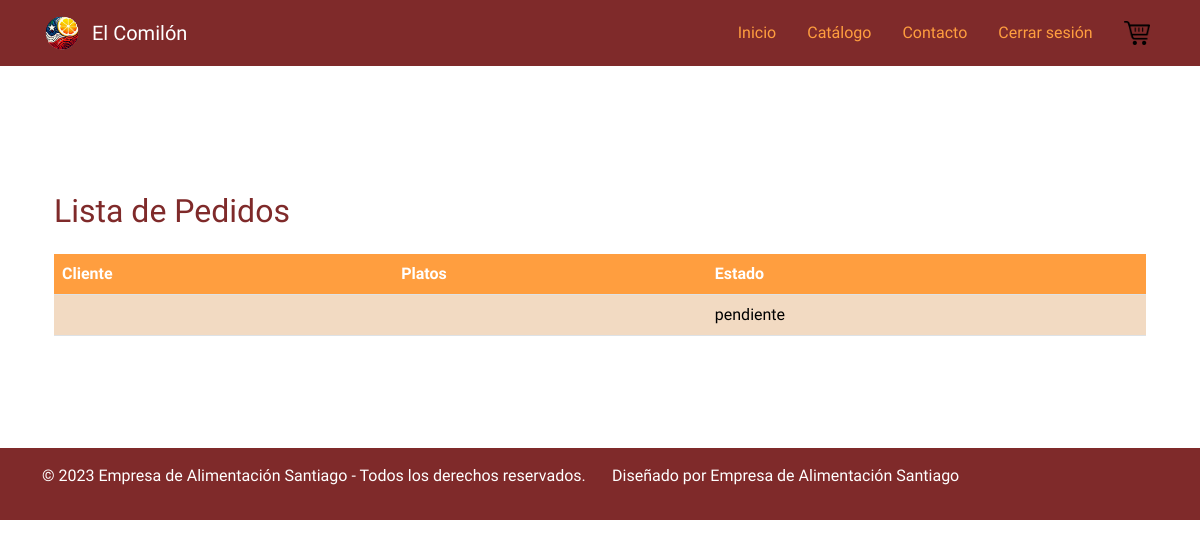
Page /pedidos/ (signed in) on the earlier database version.
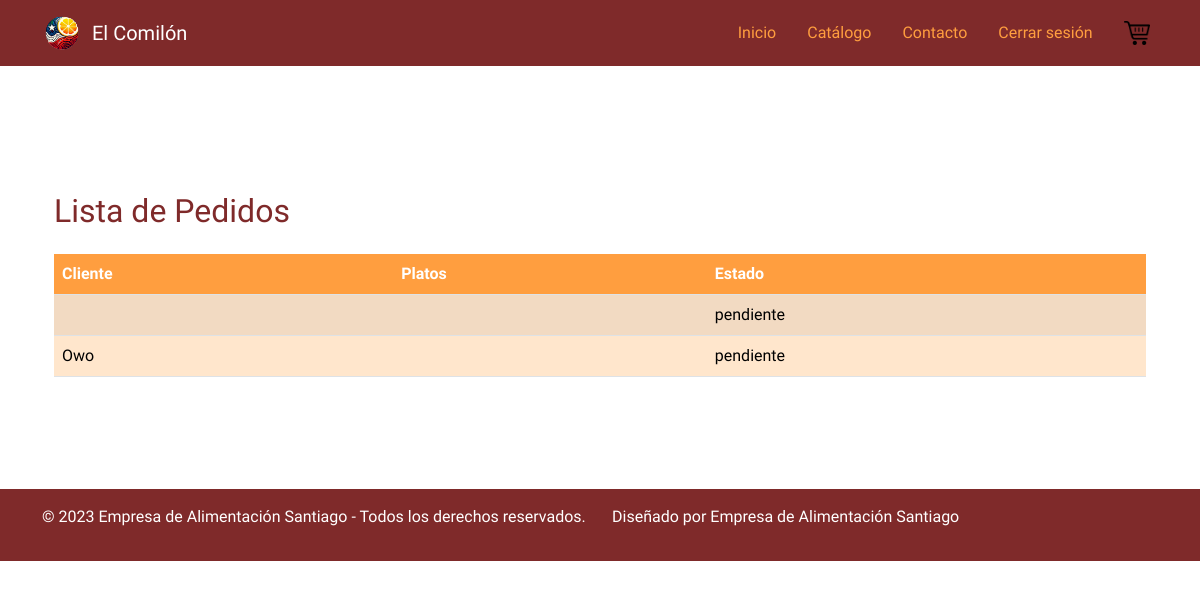
Same page on the later database version.
### gestion_pedidos/models.py (models this page shows, shortened)
class Pedido(models.Model):
    usuario = models.ForeignKey(settings.AUTH_USER_MODEL, on_delete=models.CASCADE, related_name='pedidos')
    ESTADO_PEDIDO = [
        ('pendiente', 'Pendiente'),
        ('en_proceso', 'En Proceso'),
        ('en_camino', 'En Camino'),
        ('entregado', 'Entregado'),
        ('cancelado', 'Cancelado'),
    ]
    cliente = models.ForeignKey(Cliente, on_delete=models.CASCADE, related_name='pedidos', null=True, blank=True)
    platos = models.ManyToManyField(Plato, through='DetallePedido')
    fecha_hora_pedido = models.DateTimeField(default=timezone.now)
    fecha_hora_entrega = models.DateTimeField()
    estado = models.CharField(max_length=100, choices=ESTADO_PEDIDO, default='pendiente')
    repartidor = models.ForeignKey(Repartidor, on_delete=models.SET_NULL, null=True, blank=True)

class Cliente(models.Model):
    usuario = models.OneToOneField(settings.AUTH_USER_MODEL, on_delete=models.CASCADE)
    nombre = models.CharField(max_length=200)
    email = models.EmailField(unique=True)
    saldo = models.DecimalField(max_digits=10, decimal_places=2, default=0.0, validators=[MinValueValidator(0)])

### gestion_pedidos/views.py (the view)
# urls.py: path('pedidos/', views.lista_pedidos, name='lista_pedidos'),
@login_required
def lista_pedidos(request):
    pedidos = Pedido.objects.all()
    return render(request, 'gestion_pedidos/lista_pedidos.html', {'pedidos': pedidos})

### accounts/models.py (called while the page is built)
    @property
    def es_usuario_empresa(self):
        return self.email.endswith('@elcomilon.com')

### gestion_pedidos/templates/gestion_pedidos/lista_pedidos.html (shortened to what this page needs)
{% extends 'gestion_pedidos/../base.html' %}
{% block content %}
<div class="container mt-5">
    <h2 class="my-4">Lista de Pedidos</h2>
    <table class="table table-striped">
        <thead>
            <tr>
                <th>Cliente</th>
                <th>Platos</th>
                <th>Estado</th>
            </tr>
        </thead>
        <tbody>
        {% for pedido in pedidos %}
            <tr>
                <td>{{ pedido.cliente.nombre }}</td>
                <td>
                </td>
                <td>{{ pedido.estado }}</td>
            </tr>
        {% endfor %}
        </tbody>
    </table>
</div>
{% endblock %}

### templates/base.html (shortened to what this page needs)
{% load static %}
<!DOCTYPE html>
<html lang="es">
<head>
    <link href="{% static 'css/bootstrap.min.css' %}" rel="stylesheet">
    <link href="{% static 'css/styles.css' %}" rel="stylesheet">
</head>
<body>
    <nav class="navbar navbar-expand-lg navbar-dark bg-dark fixed-top">
        <div class="container">
            <a class="navbar-brand" href="{% url 'index' %}">
                <img src="{% static 'images/AlimentosSantiagoLogobyDesigner.png' %}" alt="Logo" height="40" class="d-inline-block align-top">
                El Comilón
            </a>
            <div class="collapse navbar-collapse" id="navbarResponsive">
                <ul class="navbar-nav ms-auto">
                    <li class="nav-item {% if request.resolver_match.url_name == 'index' %}active{% endif %}">
                        <a class="nav-link" href="{% url 'index' %}">Inicio</a>
                    </li>
                    <li class="nav-item {% if request.resolver_match.url_name == 'catalogo' %}active{% endif %}">
                        <a class="nav-link" href="{% url 'catalogo' %}">Catálogo</a>
                    </li>
                    <li class="nav-item">
                        <a class="nav-link" href="#">Contacto</a>
                    </li>
                    {% if user.is_authenticated %}
                        <li class="nav-item">
                            <a class="nav-link" href="{% url 'logout' %}">Cerrar sesión</a>
                        </li>
                        <li class="nav-item">
                            <a class="nav-link" href="{% url 'ver_carro' %}">
                                <img src="{% static 'images/cart_icon.png' %}" alt="Carrito" height="24">
                            </a>
                        </li>
                    {% endif %}
                </ul>
            </div>
        </div>
    </nav>
    <div class="container mt-5 pt-5">
        <div class="py-5">
            {% block content %}
            {% endblock %}
        </div>
    </div>
    <footer class="footer bg-dark text-white py-3 mt-5">
        <div class="container">
            <div class="row">
                <div class="col-md-6">
                    <p>&copy; 2023 Empresa de Alimentación Santiago - Todos los derechos reservados.</p>
                </div>
                <div class="col-md-6 text-right">
                    <p>Diseñado por Empresa de Alimentación Santiago</p>
                </div>
            </div>
        </div>
    </footer>
</body>
</html>

### static/css/styles.css (style rules this page uses)
body { background-color: #ffffff; color: #7f2a2a; font-family: 'GulimChe', sans-serif; }
.navbar { background-color: #7f2a2a !important; }
.navbar-brand { display: flex; align-items: center; }
.navbar-brand img { margin-right: 10px; }
.navbar-nav .nav-link { color: #ff9e3f !important; margin-left: 15px; }
h1, h2, h3, h4, h5, h6 { font-family: 'Happy Monkey', sans-serif; color: #7f2a2a; }
.footer { background-color: #7f2a2a !important; }
.table th { background-color: #ff9e3f; color: #fff; }
.table td { background-color: #ffe6cc; }

Differences in the rows shown:
added Pedido: cliente.nombre "Owo", estado "pendiente"
